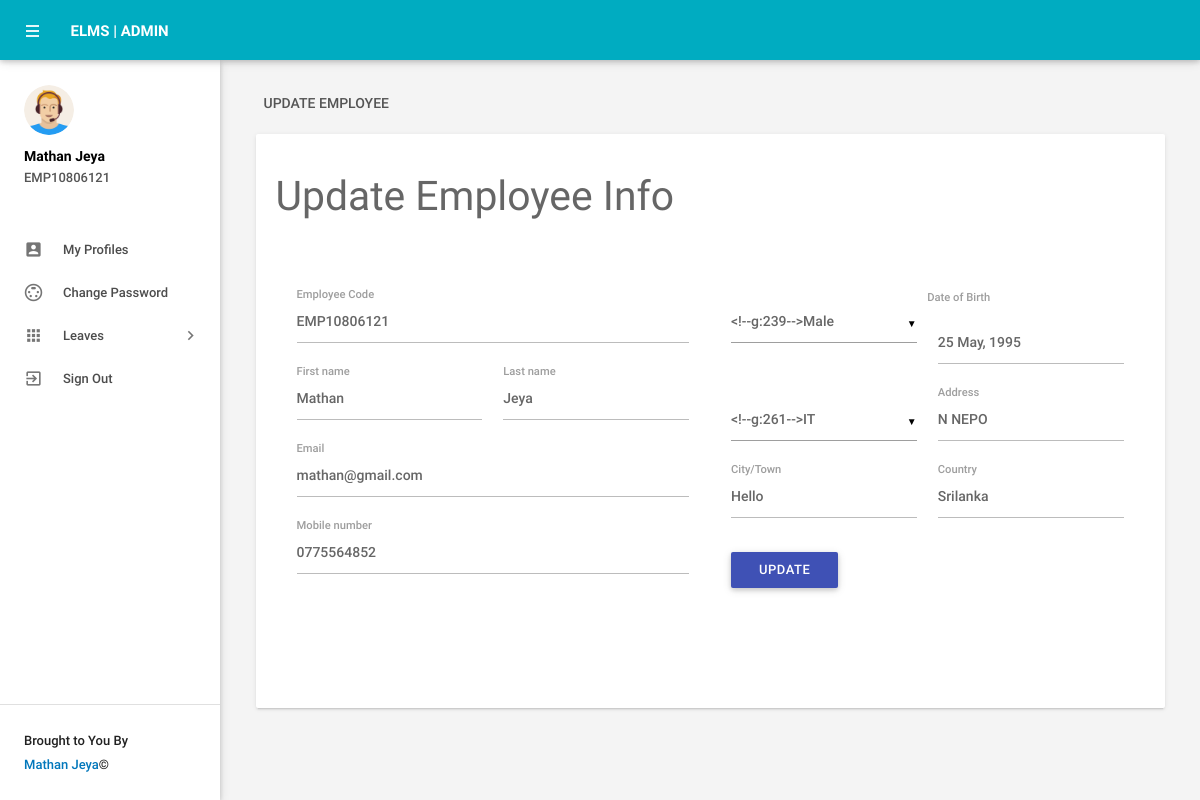
The page /myprofile.php (signed in) on the database its author committed.
### tables this page shows
CREATE TABLE `tblemployees` (
  `id` int(11) NOT NULL,
  `EmpId` varchar(100) NOT NULL,
  `FirstName` varchar(150) NOT NULL,
  `LastName` varchar(150) NOT NULL,
  `EmailId` varchar(200) NOT NULL,
  `Password` varchar(180) NOT NULL,
  `Gender` varchar(100) NOT NULL,
  `Dob` varchar(100) NOT NULL,
  `Department` varchar(255) NOT NULL,
  `Address` varchar(255) NOT NULL,
  `City` varchar(200) NOT NULL,
  `Country` varchar(150) NOT NULL,
  `Phonenumber` char(11) NOT NULL,
  `Status` int(1) NOT NULL,
  `RegDate` timestamp NOT NULL DEFAULT CURRENT_TIMESTAMP
);

### myprofile.php (the view, shortened to what this page needs)
<?php
include('includes/config.php');
if(strlen($_SESSION['emplogin'])==0)
    {
header('location:index.php');
}
else{
    ?>
<!DOCTYPE html>
<html lang="en">
    <head>
        <link type="text/css" rel="stylesheet" href="assets/plugins/materialize/css/materialize.min.css"/>
        <link href="assets/plugins/material-preloader/css/materialPreloader.min.css" rel="stylesheet">
        <link href="assets/css/alpha.min.css" rel="stylesheet" type="text/css"/>
        <link href="assets/css/custom.css" rel="stylesheet" type="text/css"/>
    </head>
    <body>
  <?php include('includes/header.php');?>
       <?php include('includes/sidebar.php');?>
   <main class="mn-inner">
                <div class="row">
                    <div class="col s12">
                        <div class="page-title">Update employee</div>
                    </div>
                    <div class="col s12 m12 l12">
                        <div class="card">
                            <div class="card-content">
                                <form id="example-form" method="post" name="updatemp">
                                    <div>
                                        <h3>Update Employee Info</h3>
                                        <section>
                                            <div class="wizard-content">
                                                <div class="row">
                                                    <div class="col m6">
                                                        <div class="row">
<?php
$eid=$_SESSION['emplogin'];
$sql = "SELECT * from  tblemployees where EmailId=:eid";
$query = $dbh -> prepare($sql);
$query -> bindParam(':eid',$eid, PDO::PARAM_STR);
$query->execute();
$results=$query->fetchAll(PDO::FETCH_OBJ);
if($query->rowCount() > 0)
{
foreach($results as $result)
{               ?>
 <div class="input-field col  s12">
<label for="empcode">Employee Code</label>
<input  name="empcode" id="empcode" value="<?php echo htmlentities($result->EmpId);?>" type="text" autocomplete="off" readonly required>
</div>
<div class="input-field col m6 s12">
<label for="firstName">First name</label>
<input id="firstName" name="firstName" value="<?php echo htmlentities($result->FirstName);?>"  type="text" required>
</div>
<div class="input-field col m6 s12">
<label for="lastName">Last name </label>
<input id="lastName" name="lastName" value="<?php echo htmlentities($result->LastName);?>" type="text" autocomplete="off" required>
</div>
<div class="input-field col s12">
<label for="email">Email</label>
<input  name="email" type="email" id="email" value="<?php echo htmlentities($result->EmailId);?>" readonly autocomplete="off" required>
</div>
<div class="input-field col s12">
<label for="phone">Mobile number</label>
<input id="phone" name="mobileno" type="tel" value="<?php echo htmlentities($result->Phonenumber);?>" maxlength="10" autocomplete="off" required>
 </div>
</div>
</div>
<div class="col m6">
<div class="row">
<div class="input-field col m6 s12">
</div>
<label for="birthdate">Date of Birth</label>
<div class="input-field col m6 s12">
<input id="birthdate" name="dob"  class="datepicker" value="<?php echo htmlentities($result->Dob);?>" >
</div>
<div class="input-field col m6 s12">
</div>
<div class="input-field col m6 s12">
<label for="address">Address</label>
<input id="address" name="address" type="text"  value="<?php echo htmlentities($result->Address);?>" autocomplete="off" required>
</div>
<div class="input-field col m6 s12">
<label for="city">City/Town</label>
<input id="city" name="city" type="text"  value="<?php echo htmlentities($result->City);?>" autocomplete="off" required>
 </div>
<div class="input-field col m6 s12">
<label for="country">Country</label>
<input id="country" name="country" type="text"  value="<?php echo htmlentities($result->Country);?>" autocomplete="off" required>
</div>
<?php }}?>
<div class="input-field col s12">
<button type="submit" name="update"  id="update" class="waves-effect waves-light btn indigo m-b-xs">UPDATE</button>
</div>
                                                        </div>
                                                    </div>
                                                </div>
                                            </div>
                                        </section>
                                    </div>
                                </form>
                            </div>
                        </div>
                    </div>
                </div>
            </main>
        </div>
        <div class="left-sidebar-hover"></div>
    </body>
</html>
<?php } ?>

### includes/sidebar.php (shortened to what this page needs)
     <aside id="slide-out" class="side-nav white fixed">
                <div class="side-nav-wrapper">
                    <div class="sidebar-profile">
                        <div class="sidebar-profile-image">
                            <img src="assets/images/profile-image.png" class="circle" alt="">
                        </div>
                        <div class="sidebar-profile-info">
                    <?php
$eid=$_SESSION['eid'];
$sql = "SELECT FirstName,LastName,EmpId from  tblemployees where id=:eid";
$query = $dbh -> prepare($sql);
$query->bindParam(':eid',$eid,PDO::PARAM_STR);
$query->execute();
$results=$query->fetchAll(PDO::FETCH_OBJ);
if($query->rowCount() > 0)
{
foreach($results as $result)
{               ?>
                                <p><?php echo htmlentities($result->FirstName." ".$result->LastName);?></p>
                                <span><?php echo htmlentities($result->EmpId)?></span>
                         <?php }} ?>
                        </div>
                    </div>
                <ul class="sidebar-menu collapsible collapsible-accordion" data-collapsible="accordion">
  <li class="no-padding"><a class="waves-effect waves-grey" href="myprofile.php"><i class="material-icons">account_box</i>My Profiles</a></li>
  <li class="no-padding"><a class="waves-effect waves-grey" href="emp-changepassword.php"><i class="material-icons">settings_input_svideo</i>Change Password</a></li>
                    <li class="no-padding">
                        <a class="collapsible-header waves-effect waves-grey"><i class="material-icons">apps</i>Leaves<i class="nav-drop-icon material-icons">keyboard_arrow_right</i></a>
                    </li>
                  <li class="no-padding">
                                <a class="waves-effect waves-grey" href="logout.php"><i class="material-icons">exit_to_app</i>Sign Out</a>
                            </li>
                </ul>
                <div class="footer">
                    <p class="copyright">Brought to You By<a href="https://github.com/mathan1995">Mathan Jeya </a>©</p>
                </div>
                </div>
            </aside>

### rows shown on the page
tblemployees: FirstName+LastName "Mathan Jeya", EmpId "EMP10806121", empcode "EMP10806121", firstName "Mathan", lastName "Jeya", email "mathan@gmail.com", mobileno "0775564852", dob "25 May, 1995", address "N NEPO", city "Hello", country "Srilanka"
